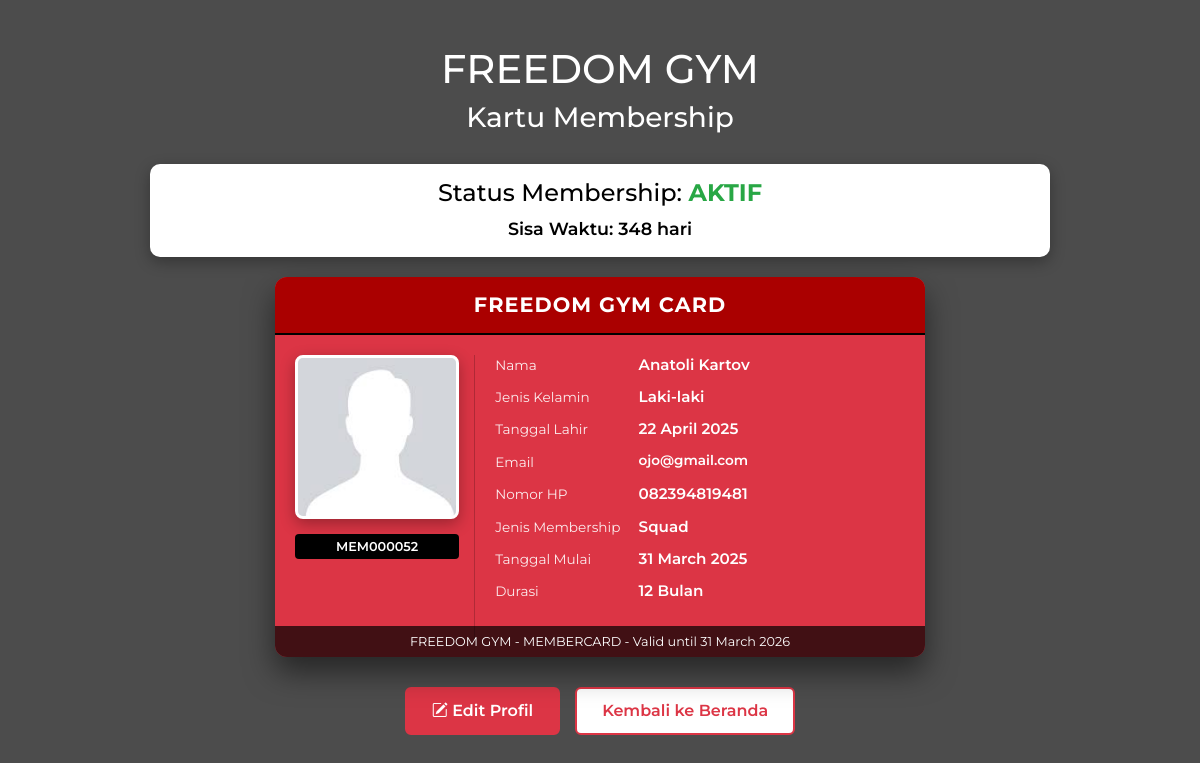
Screenshot of /cekMembership.php (signed in) with the database file from the repository.
### tables this page shows
CREATE TABLE `membership` (
  `id` int(11) NOT NULL,
  `nama` varchar(255) NOT NULL,
  `nomorHP` varchar(20) NOT NULL,
  `email` varchar(100) NOT NULL,
  `alamat` text NOT NULL,
  `tanggalLahir` date NOT NULL,
  `jenisKelamin` enum('Laki-laki','Perempuan','Lainnya') NOT NULL,
  `jenisMembership` enum('Visit','Individual','Squad') NOT NULL,
  `tanggalMulai` date NOT NULL,
  `durasiMembership` enum('1 Bulan','3 Bulan','6 Bulan','12 Bulan') NOT NULL,
  `metodePembayaran` enum('Tunai','Transfer Bank','QRIS') NOT NULL,
  `fotoDiri` varchar(255) NOT NULL DEFAULT 'assets/img/default-profile.png',
  `catatanKesehatan` text DEFAULT NULL,
  `namaKontakDarurat` varchar(255) NOT NULL,
  `nomorKontakDarurat` varchar(20) NOT NULL,
  `persetujuan` tinyint(1) NOT NULL,
  `tanggalDaftar` timestamp NOT NULL DEFAULT current_timestamp(),
  `username` varchar(50) DEFAULT NULL,
  `password` varchar(255) DEFAULT NULL
);

### cekMembership.php (the view, shortened to what this page needs)
<?php
$servername = "localhost";
$username = "root";
$password = "";
$dbname = "gym";
$conn = new mysqli($servername, $username, $password, $dbname);
$user_id = $_SESSION['user_id'];
$stmt = $conn->prepare("SELECT * FROM membership WHERE id = ?");
$stmt->bind_param("i", $user_id);
$stmt->execute();
$result = $stmt->get_result();
if ($result->num_rows > 0) {
    $memberData = $result->fetch_assoc();
} else {
    header("Location: register.php");
    exit();
}
$membershipNumber = 'MEM' . str_pad($user_id, 6, '0', STR_PAD_LEFT);
function formatDate($date) {
    return date("d F Y", strtotime($date));
}
function getBaseUrl() {
    $protocol = isset($_SERVER['HTTPS']) && $_SERVER['HTTPS'] === 'on' ? 'https://' : 'http://';
    $host = $_SERVER['HTTP_HOST'];
    $baseDir = dirname($_SERVER['SCRIPT_NAME']);
    $baseDir = $baseDir === '/' ? '' : $baseDir;
    return $protocol . $host . $baseDir;
}
$baseUrl = getBaseUrl();
$relativeDefaultPhoto = "assets/img/default-profile.png";
$defaultPhoto = $baseUrl . '/' . $relativeDefaultPhoto;
$photoPath = isset($memberData['fotoDiri']) && !empty($memberData['fotoDiri']) ? $memberData['fotoDiri'] : "";
function isPhotoAccessible($path) {
    $relativePath = ltrim($path, '/');
    $docRootPath = $_SERVER['DOCUMENT_ROOT'] . '/' . $relativePath;
    $scriptDirPath = dirname(__FILE__) . '/' . $relativePath;
    return file_exists($path) || file_exists($docRootPath) || file_exists($scriptDirPath);
}
if (!isPhotoAccessible($photoPath)) {
    $photoPath = $defaultPhoto;
}
$startDate = new DateTime($memberData['tanggalMulai']);
$durationStr = $memberData['durasiMembership'];
$isVisit = ($memberData['jenisMembership'] === 'Visit');
$now = new DateTime();
if ($isVisit) {
    $expiryDate = clone $startDate;
    $expiryDate->modify("+24 hours");
    $expiryDateFormatted = $expiryDate->format('d F Y, H:i');
    $isExpired = ($now > $expiryDate);
} else {
    $durationMonths = intval(explode(' ', $durationStr)[0]);
    $expiryDate = clone $startDate;
    $expiryDate->modify("+{$durationMonths} months");
    $expiryDateFormatted = $expiryDate->format('d F Y');
    $isExpired = ($now > $expiryDate);
}
if (!$isExpired) {
    $daysDiff = $now->diff($expiryDate)->days;
    $hoursDiff = $now->diff($expiryDate)->h;
    if ($isVisit) {
        if ($daysDiff > 0) {
            $remainingTime = $daysDiff . " hari " . $hoursDiff . " jam";
        } else {
            $remainingTime = $hoursDiff . " jam " . $now->diff($expiryDate)->i . " menit";
        }
    } else {
        $remainingTime = $daysDiff . " hari";
    }
} else {
    $remainingTime = "Expired";
}
?>
<!DOCTYPE html>
<html lang="en">
<head>
    <link href="https://cdn.jsdelivr.net/npm/bootstrap@5.3.0/dist/css/bootstrap.min.css" rel="stylesheet">
    <link href="https://cdn.jsdelivr.net/npm/bootstrap-icons@1.10.0/font/bootstrap-icons.css" rel="stylesheet">
</head>
<body>
    <div class="page-container">
        <div class="header">
            <h1>FREEDOM GYM</h1>
            <h3>Kartu Membership</h3>
        </div>
        <div class="membership-status">
            <h4>Status Membership:
                <span class="<?php echo $isExpired ? 'status-expired' : 'status-active'; ?>">
                    <?php echo $isExpired ? 'TIDAK AKTIF' : 'AKTIF'; ?>
                </span>
            </h4>
            <?php if (!$isExpired): ?>
                <div class="remaining-time">
                    Sisa Waktu: <?php echo $remainingTime; ?>
                </div>
            <?php else: ?>
                <div class="remaining-time status-expired">
                    Membership Anda telah berakhir
                </div>
            <?php endif; ?>
        </div>
        <div class="membership-card">
            <div class="card-header">
                FREEDOM GYM CARD
            </div>
            <div class="card-content">
                <div class="photo-section">
                    <img src="<?php echo htmlspecialchars($photoPath); ?>"
                         class="member-photo"
                         alt="Foto Profil"
                         data-default="<?php echo htmlspecialchars($defaultPhoto); ?>"
                         onerror="this.src=this.getAttribute('data-default')">
                    <div class="member-id"><?php echo htmlspecialchars($membershipNumber); ?></div>
                </div>
                <div class="info-section">
                    <div class="info-item">
                        <div class="info-label">Nama</div>
                        <div class="info-value"><?php echo htmlspecialchars($memberData['nama']); ?></div>
                    </div>
                    <div class="info-item">
                        <div class="info-label">Jenis Kelamin</div>
                        <div class="info-value"><?php echo htmlspecialchars($memberData['jenisKelamin']); ?></div>
                    </div>
                    <div class="info-item">
                        <div class="info-label">Tanggal Lahir</div>
                        <div class="info-value"><?php echo htmlspecialchars(formatDate($memberData['tanggalLahir'])); ?></div>
                    </div>
                    <div class="info-item">
                        <div class="info-label">Email</div>
                        <div class="info-value long-text"><?php echo htmlspecialchars($memberData['email']); ?></div>
                    </div>
                    <div class="info-item">
                        <div class="info-label">Nomor HP</div>
                        <div class="info-value"><?php echo htmlspecialchars($memberData['nomorHP']); ?></div>
                    </div>
                    <div class="info-item">
                        <div class="info-label">Jenis Membership</div>
                        <div class="info-value"><?php echo htmlspecialchars($memberData['jenisMembership']); ?></div>
                    </div>
                    <div class="info-item">
                        <div class="info-label">Tanggal Mulai</div>
                        <div class="info-value">
                            <?php echo $isVisit ? htmlspecialchars(formatDateTime($memberData['tanggalMulai'])) : htmlspecialchars(formatDate($memberData['tanggalMulai'])); ?>
                        </div>
                    </div>
                    <div class="info-item">
                        <div class="info-label">Durasi</div>
                        <div class="info-value"><?php echo htmlspecialchars($memberData['durasiMembership']); ?></div>
                    </div>
                </div>
            </div>
            <div class="card-footer">
                FREEDOM GYM - MEMBERCARD - Valid until <?php echo $expiryDateFormatted; ?>
            </div>
        </div>
        <div class="button-container">
            <a href="editProfile.php" class="btn btn-edit">
                <i class="bi bi-pencil-square"></i> Edit Profil
            </a>
            <a href="index.php" class="btn btn-back">
                Kembali ke Beranda
            </a>
        </div>
    </div>
</body>
</html>

### cekMembership.php (style rules this page uses)
body { font-family: 'Montserrat', sans-serif; background-image: url('assets/img/hero/h1_hero.jpg'); background-size: cover; background-position: center; background-attachment: fixed; background-color: rgba(0, 0, 0, 0.7); background-blend-mode: overlay; min-height: 100vh; display: flex; justify-content: center; align-items: center; padding: 20px; }
.page-container { max-width: 900px; width: 100%; }
.header { text-align: center; color: white; margin-bottom: 30px; }
.membership-card { background-color: #dc3545; width: 100%; max-width: 650px; aspect-ratio: 1.85 / 1; border-radius: 12px; box-shadow: 0 15px 30px rgba(0, 0, 0, 0.5); overflow: hidden; margin: 0 auto 30px; position: relative; min-height: 380px; }
.card-header { background-color: #aa0000; color: white; padding: 12px 20px; font-weight: bold; font-size: 1.3rem; text-align: center; text-transform: uppercase; letter-spacing: 0.05em; border-bottom: 2px solid black; }
.card-content { padding: 20px; display: flex; height: calc(100% - 54px); }
.photo-section { width: 30%; display: flex; flex-direction: column; align-items: center; border-right: 1px solid rgba(0, 0, 0, 0.2); padding-right: 15px; margin-right: 10px; }
.member-photo { width: 100%; aspect-ratio: 1 / 1; border-radius: 8px; object-fit: cover; border: 3px solid white; box-shadow: 0 5px 15px rgba(0, 0, 0, 0.3); margin-bottom: 10px; background-color: #f1f1f1; }
.member-id { color: white; font-weight: 600; font-size: 0.8rem; text-align: center; background-color: black; padding: 3px 8px; border-radius: 4px; margin-top: 5px; width: 100%; }
.info-section { width: 70%; padding-left: 10px; color: white; }
.info-item { margin-bottom: 12px; display: flex; align-items: flex-start; }
.info-label { flex: 0 0 35%; font-size: 0.85rem; opacity: 0.9; padding-right: 10px; }
.info-value { flex: 0 0 65%; font-size: 0.95rem; font-weight: 600; word-break: break-word; line-height: 1.3; }
.info-value.long-text { font-size: 0.85rem; }
.card-footer { position: absolute; bottom: 0; width: 100%; background-color: rgba(0, 0, 0, 0.7); color: white; text-align: center; padding: 6px; font-size: 0.8rem; }
.button-container { display: flex; justify-content: center; gap: 15px; margin-bottom: 20px; }
.btn-back { background-color: white; color: #dc3545; border: 2px solid #dc3545; font-weight: 600; transition: all 0.3s; padding: 10px 25px; border-radius: 6px; }
.btn-edit { background-color: #dc3545; color: white; border: 2px solid #dc3545; font-weight: 600; transition: all 0.3s; padding: 10px 25px; border-radius: 6px; }
.membership-status { background-color: white; color: black; padding: 15px; border-radius: 10px; margin-bottom: 20px; text-align: center; box-shadow: 0 5px 15px rgba(0, 0, 0, 0.3); }
.status-active { color: #28a745; font-weight: bold; }
.remaining-time { font-size: 1.1rem; margin-top: 5px; font-weight: 600; }

### rows the page displays
membership: remainingTime "348 hari", nama "Anatoli Kartov", jenisKelamin "Laki-laki", tanggalLahir "22 April 2025", email "ojo@gmail.com", nomorHP "082394819481", jenisMembership "Squad", tanggalMulai "31 March 2025", durasiMembership "12 Bulan", expiryDateFormatted "31 March 2026"

### other values shown
$membershipNumber "MEM000052"
